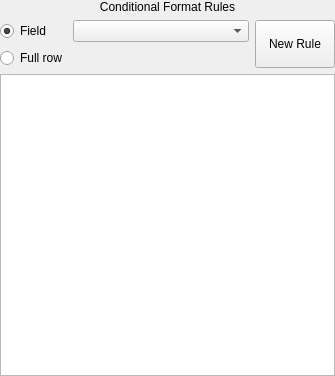
<?xml version="1.0" encoding="UTF-8"?>
<ui version="4.0">
 <class>QgsFieldConditionalWidget</class>
 <widget class="QgsPanelWidget" name="QgsFieldConditionalWidget">
  <property name="geometry">
   <rect>
    <x>0</x>
    <y>0</y>
    <width>335</width>
    <height>376</height>
   </rect>
  </property>
  <property name="sizePolicy">
   <sizepolicy hsizetype="Fixed" vsizetype="Preferred">
    <horstretch>0</horstretch>
    <verstretch>0</verstretch>
   </sizepolicy>
  </property>
  <property name="maximumSize">
   <size>
    <width>400</width>
    <height>16777215</height>
   </size>
  </property>
  <property name="windowTitle">
   <string>Form</string>
  </property>
  <layout class="QVBoxLayout" name="verticalLayout">
   <property name="leftMargin">
    <number>0</number>
   </property>
   <property name="topMargin">
    <number>0</number>
   </property>
   <property name="rightMargin">
    <number>0</number>
   </property>
   <property name="bottomMargin">
    <number>0</number>
   </property>
   <item>
    <widget class="QLabel" name="label_4">
     <property name="text">
      <string>Conditional Format Rules</string>
     </property>
     <property name="alignment">
      <set>Qt::AlignCenter</set>
     </property>
    </widget>
   </item>
   <item>
    <layout class="QGridLayout" name="gridLayout_4" columnstretch="0,0,0,2">
     <property name="sizeConstraint">
      <enum>QLayout::SetDefaultConstraint</enum>
     </property>
     <property name="topMargin">
      <number>0</number>
     </property>
     <item row="0" column="3" rowspan="2">
      <widget class="QPushButton" name="mNewButton">
       <property name="sizePolicy">
        <sizepolicy hsizetype="Maximum" vsizetype="Preferred">
         <horstretch>0</horstretch>
         <verstretch>0</verstretch>
        </sizepolicy>
       </property>
       <property name="text">
        <string>New Rule</string>
       </property>
       <property name="icon">
        <iconset resource="../../images/images.qrc">
         <normaloff>:/images/themes/default/symbologyAdd.png</normaloff>:/images/themes/default/symbologyAdd.png</iconset>
       </property>
      </widget>
     </item>
     <item row="0" column="2">
      <layout class="QHBoxLayout" name="horizontalLayout">
       <property name="topMargin">
        <number>0</number>
       </property>
       <item>
        <widget class="QgsFieldComboBox" name="mFieldCombo"/>
       </item>
      </layout>
     </item>
     <item row="0" column="0">
      <widget class="QRadioButton" name="fieldRadio">
       <property name="sizePolicy">
        <sizepolicy hsizetype="Maximum" vsizetype="Fixed">
         <horstretch>0</horstretch>
         <verstretch>0</verstretch>
        </sizepolicy>
       </property>
       <property name="text">
        <string>Field</string>
       </property>
       <property name="checked">
        <bool>true</bool>
       </property>
      </widget>
     </item>
     <item row="1" column="0">
      <widget class="QRadioButton" name="rowRadio">
       <property name="sizePolicy">
        <sizepolicy hsizetype="Maximum" vsizetype="Fixed">
         <horstretch>0</horstretch>
         <verstretch>0</verstretch>
        </sizepolicy>
       </property>
       <property name="text">
        <string>Full row</string>
       </property>
      </widget>
     </item>
    </layout>
   </item>
   <item>
    <widget class="QListView" name="listView">
     <property name="editTriggers">
      <set>QAbstractItemView::NoEditTriggers</set>
     </property>
     <property name="iconSize">
      <size>
       <width>64</width>
       <height>32</height>
      </size>
     </property>
    </widget>
   </item>
  </layout>
 </widget>
 <customwidgets>
  <customwidget>
   <class>QgsFieldComboBox</class>
   <extends>QComboBox</extends>
   <header>qgsfieldcombobox.h</header>
  </customwidget>
  <customwidget>
   <class>QgsPanelWidget</class>
   <extends>QWidget</extends>
   <header>qgspanelwidget.h</header>
  </customwidget>
 </customwidgets>
 <tabstops>
  <tabstop>fieldRadio</tabstop>
  <tabstop>mFieldCombo</tabstop>
  <tabstop>rowRadio</tabstop>
  <tabstop>mNewButton</tabstop>
  <tabstop>listView</tabstop>
 </tabstops>
 <resources>
  <include location="../../images/images.qrc"/>
 </resources>
 <connections>
  <connection>
   <sender>fieldRadio</sender>
   <signal>toggled(bool)</signal>
   <receiver>mFieldCombo</receiver>
   <slot>setEnabled(bool)</slot>
   <hints>
    <hint type="sourcelabel">
     <x>14</x>
     <y>27</y>
    </hint>
    <hint type="destinationlabel">
     <x>102</x>
     <y>48</y>
    </hint>
   </hints>
  </connection>
 </connections>
</ui>
